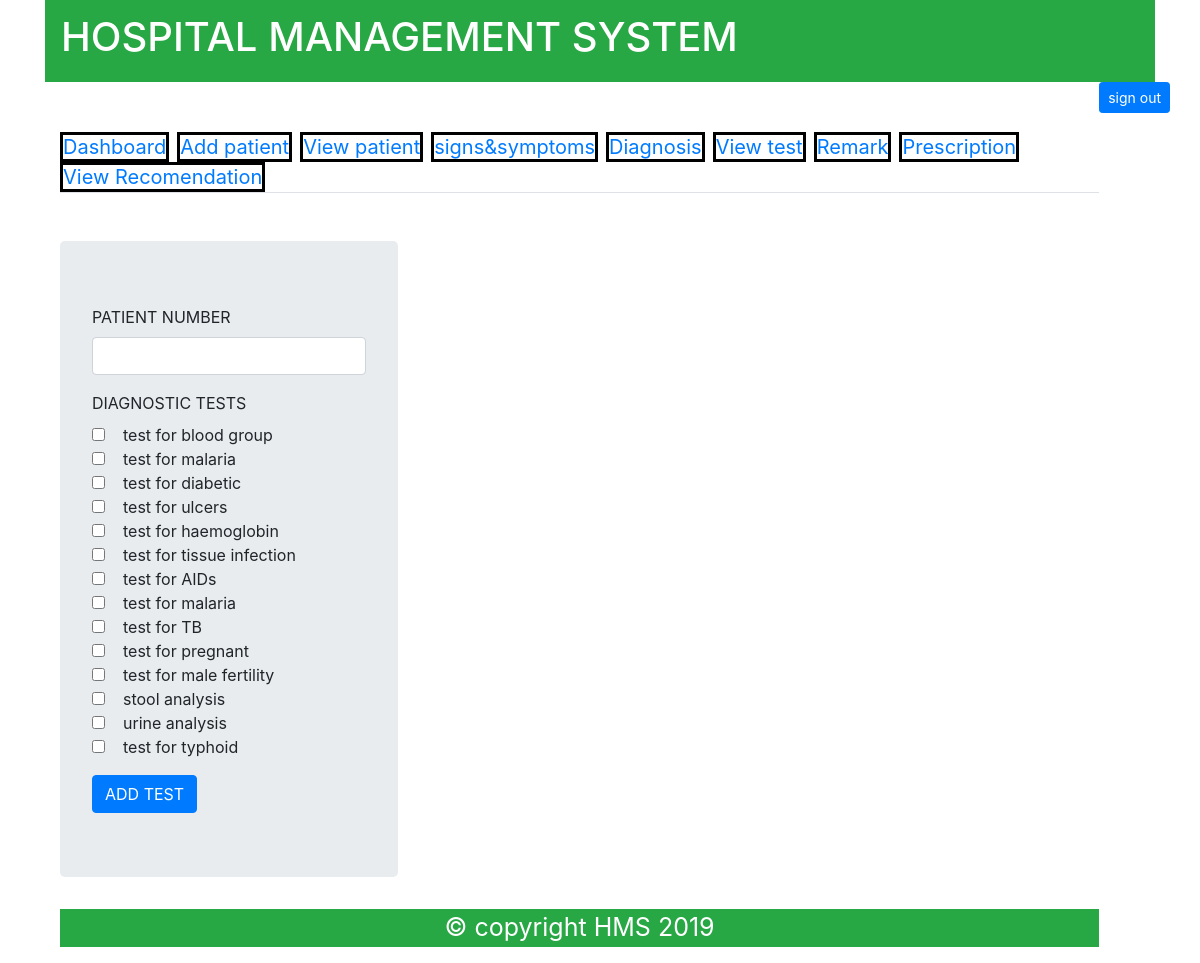
/index.php?page=dt (signed in), run on the app's committed database.
### tables this page shows
CREATE TABLE `tests_presents` (
  `T_ID` varchar(50) NOT NULL,
  `TEST_NAME` varchar(255) NOT NULL
);

### index.php (called while the page is built, shortened)
<?php
include "includes/template.php";

### views/patient_test.php (the view, shortened to what this page needs)
<div class="container">
<div class="jumbotron">
    <form action="index.php?page=pat_test" method="post">
    <div class="form-group">
                <label for="">PATIENT NUMBER</label>
                <input type="number" name="patient_number"value="" class="form-control" >
            </div>
        <div class="form-group">
        <label for="">DIAGNOSTIC TESTS</label><br>
        <?php
        $sql_test="SELECT * FROM tests_presents";
        $result_test=mysqli_query($connect,$sql_test);
        if($result_test){
            while($row=mysqli_fetch_assoc($result_test)){
                ?>
                <input type="checkbox" name="test[]"   value="<?=$row["T_ID"]?>">&nbsp &nbsp&nbsp<?=$row["TEST_NAME"]?><br>
                <?php
            }
        }
        ?>
        </div>
        <input type="submit" value="ADD TEST" class=" btn btn-primary">
    </form>
</div>
</div>

### data on the page
tests_presents: TEST_NAME "test for blood group"
tests_presents: TEST_NAME "test for malaria"
tests_presents: TEST_NAME "test for diabetic"
tests_presents: TEST_NAME "test for ulcers"
tests_presents: TEST_NAME "test for haemoglobin"
tests_presents: TEST_NAME "test for tissue infection"
tests_presents: TEST_NAME "test for AIDs"
tests_presents: TEST_NAME "test for malaria"
tests_presents: TEST_NAME "test for TB"
tests_presents: TEST_NAME "test for pregnant"
tests_presents: TEST_NAME "test for male fertility"
tests_presents: TEST_NAME "stool analysis"
tests_presents: TEST_NAME "urine analysis"
tests_presents: TEST_NAME "test for typhoid"
